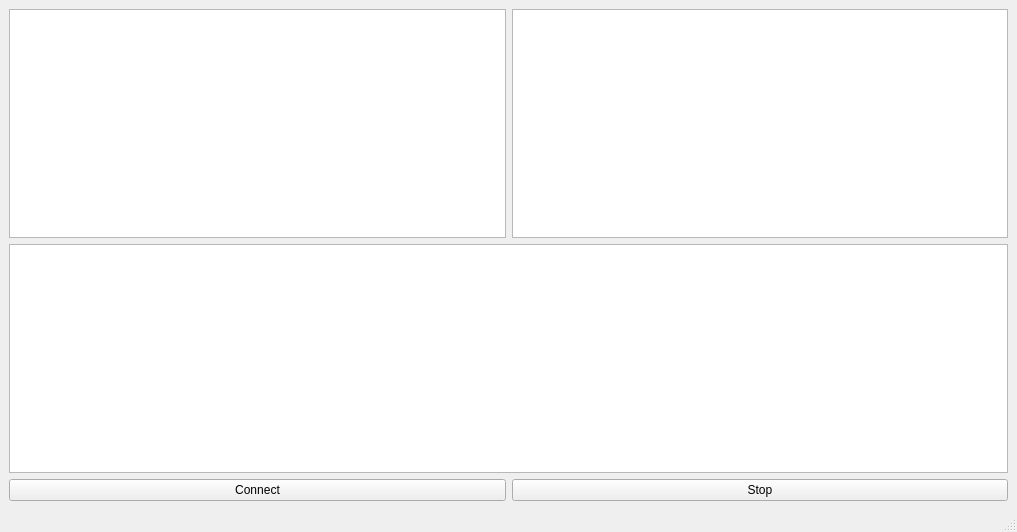
<?xml version="1.0" encoding="UTF-8"?>
<ui version="4.0">
 <class>MainWindow</class>
 <widget class="QMainWindow" name="MainWindow">
  <property name="geometry">
   <rect>
    <x>0</x>
    <y>0</y>
    <width>1017</width>
    <height>532</height>
   </rect>
  </property>
  <property name="windowTitle">
   <string>MainWindow</string>
  </property>
  <widget class="QWidget" name="centralwidget">
   <layout class="QGridLayout" name="gridLayout">
    <item row="0" column="0">
     <layout class="QVBoxLayout" name="verticalLayout">
      <item>
       <layout class="QHBoxLayout" name="horizontalLayout_2">
        <item>
         <widget class="QTextEdit" name="textEdit_4"/>
        </item>
        <item>
         <widget class="QTextEdit" name="textEdit_5"/>
        </item>
       </layout>
      </item>
      <item>
       <widget class="QTextEdit" name="textEdit_3"/>
      </item>
      <item>
       <layout class="QHBoxLayout" name="horizontalLayout">
        <item>
         <widget class="QPushButton" name="pushButton">
          <property name="text">
           <string>Connect</string>
          </property>
         </widget>
        </item>
        <item>
         <widget class="QPushButton" name="pushButton_2">
          <property name="text">
           <string>Stop</string>
          </property>
         </widget>
        </item>
       </layout>
      </item>
     </layout>
    </item>
   </layout>
  </widget>
  <widget class="QStatusBar" name="statusbar"/>
  <widget class="QMenuBar" name="menubar">
   <property name="geometry">
    <rect>
     <x>0</x>
     <y>0</y>
     <width>1017</width>
     <height>21</height>
    </rect>
   </property>
  </widget>
 </widget>
 <resources/>
 <connections/>
</ui>
